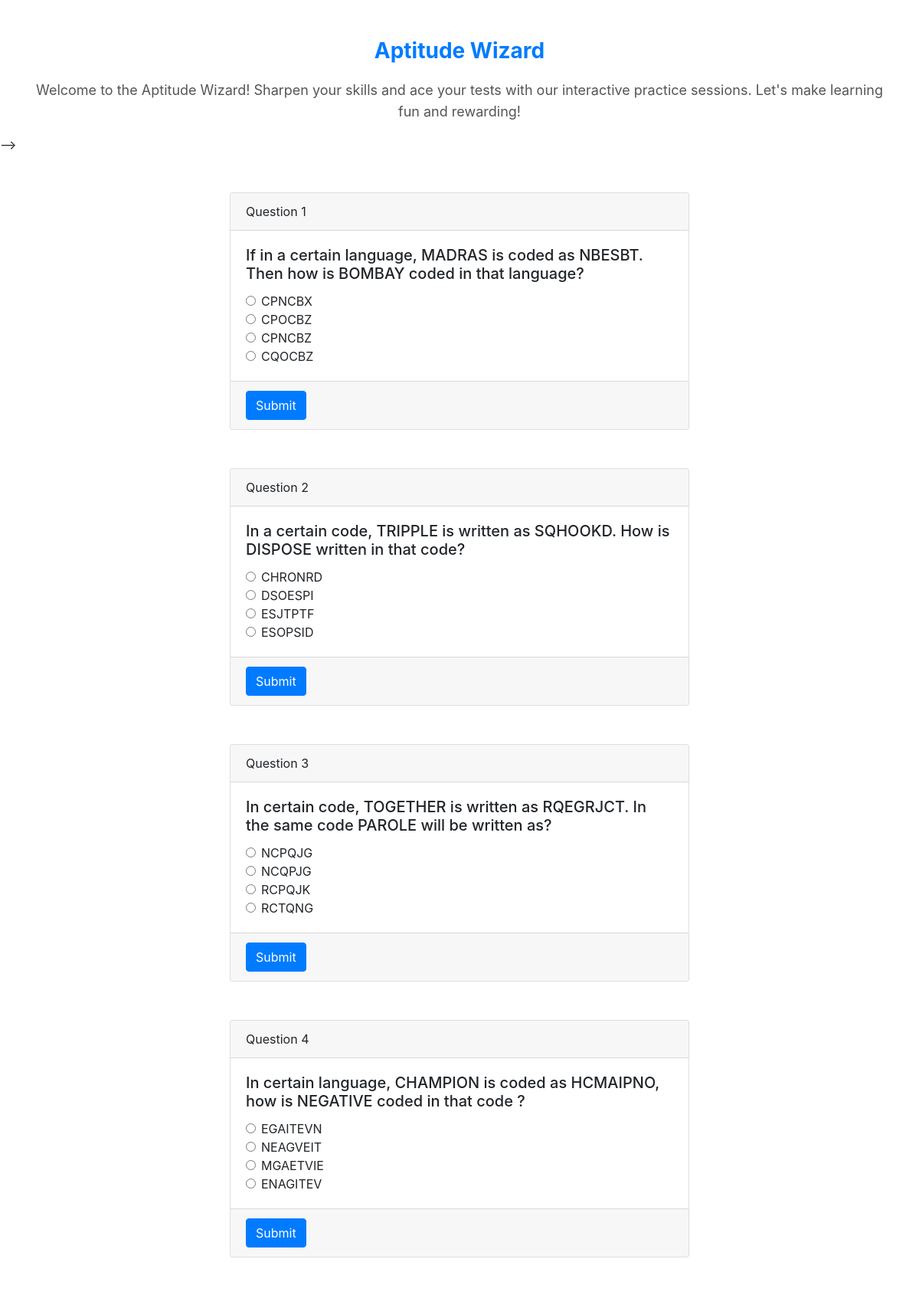
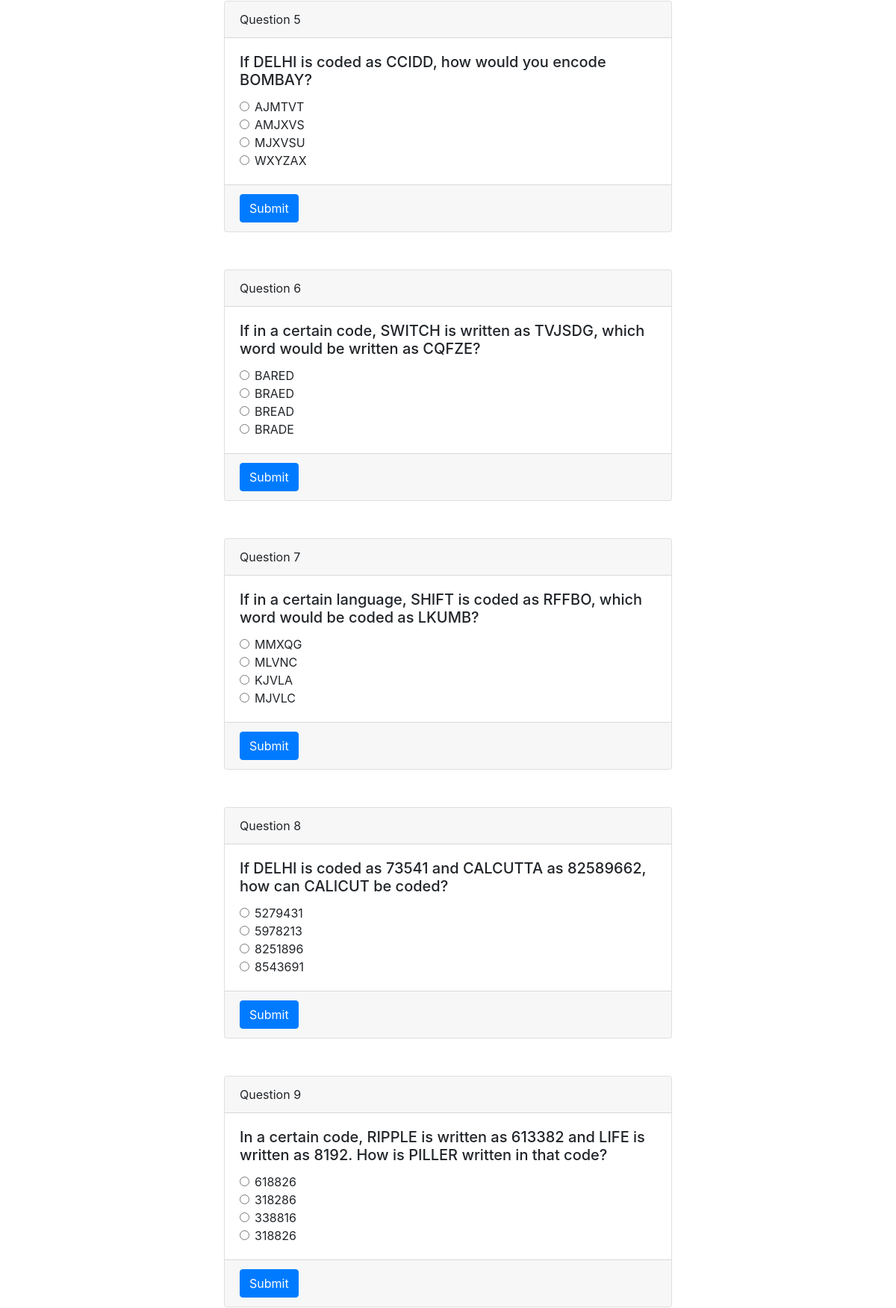
/logical-reasoning/codingDecoding/ (signed in, upper part), run on the app's committed database (2 pictures, top to bottom).
### aptitudewizard/models.py (models this page shows)
class Question(models.Model):
    user = models.ForeignKey(User,on_delete=models.SET_NULL,null=True,blank=True)
    category = models.TextField(null=True,blank=True)
    question = models.TextField(null=True,blank=True)
    option_1 = models.TextField(null=True,blank=True)
    option_2 = models.TextField(null=True,blank=True)
    option_3 = models.TextField(null=True,blank=True)
    option_4 = models.TextField(null=True,blank=True)
    correct_answer = models.TextField(null=True,blank=True)
    solution = models.TextField(null=True,blank=True)

### aptitudewizard/views.py (the view)
# urls.py: path("logical-reasoning/<str:category>/",Questions,name="questions"),
@login_required(login_url="/login/")
def Questions(request,category):
    context = {'question':Question.objects.all().filter(category=category)}
    return render(request,'questions.html',context)

### templates/questions.html (shortened to what this page needs)
<!DOCTYPE html>
<html lang="en">
<head>
  <link rel="stylesheet" href="https://stackpath.bootstrapcdn.com/bootstrap/4.5.2/css/bootstrap.min.css">
</head>
<body>
<div class="container aptitude-wizard animated">
  <div class="row">
    <div class="col-md-12">
      <h3>Aptitude Wizard</h3>
      <p>Welcome to the Aptitude Wizard! Sharpen your skills and ace your tests with our interactive practice sessions. Let's make learning fun and rewarding!</p>
    </div>
  </div>
</div>
</a> -->
{% for q in question %}
<div class="container">
  <div class="card">
    <div class="card-header">
      Question {{forloop.counter}}
    </div>
    <div class="card-body">
      <h5 class="card-title">{{q.question}}</h5>
      <form id="questionForm{{forloop.counter}}">
        <div class="form-check">
          <input class="form-check-input" type="radio" name="option{{forloop.counter}}" id="option1{{forloop.counter}}" value="a">
          <label class="form-check-label" for="option1{{forloop.counter}}">
            {{q.option_1}}
          </label>
        </div>
        <div class="form-check">
          <input class="form-check-input" type="radio" name="option{{forloop.counter}}" id="option2{{forloop.counter}}" value="b">
          <label class="form-check-label" for="option2{{forloop.counter}}">
            {{q.option_2}}
          </label>
        </div>
        <div class="form-check">
          <input class="form-check-input" type="radio" name="option{{forloop.counter}}" id="option3{{forloop.counter}}" value="c">
          <label class="form-check-label" for="option3{{forloop.counter}}">
            {{q.option_3}}
          </label>
        </div>
        <div class="form-check">
          <input class="form-check-input" type="radio" name="option{{forloop.counter}}" id="option4{{forloop.counter}}" value="d">
          <label class="form-check-label" for="option4{{forloop.counter}}">
            {{q.option_4}}
          </label>
        </div>
      </form>
    </div>
    <div class="card-footer text-muted">
      <button type="button" class="btn btn-primary" onclick="checkAnswer('{{q.correct_answer}}', {{forloop.counter}})">Submit</button>
    </div>
  </div>
</div>
{% endfor %}
</body>
</html>

### templates/questions.html (style rules this page uses)
.card { width: 80%; max-width: 600px; margin: 0 auto; margin-top: 50px; animation: fadeInUp 0.5s ease forwards; }
.aptitude-wizard { text-align: center; margin-top: 50px; }
.aptitude-wizard h3 { color: #007bff; font-size: 28px; font-weight: bold; margin-bottom: 20px; }
.aptitude-wizard p { font-size: 18px; line-height: 1.6; color: #555; }
.aptitude-wizard.animated { animation: slideInLeft 0.5s ease forwards; }

### data on the page
Question: question "If in a certain language, MADRAS is coded as NBESBT. Then how is BOMBAY coded in that language?", option_1 "CPNCBX", option_2 "CPOCBZ", option_3 "CPNCBZ", option_4 "CQOCBZ"
Question: question "In a certain code, TRIPPLE is written as SQHOOKD. How is DISPOSE written in that code?", option_1 "CHRONRD", option_2 "DSOESPI", option_3 "ESJTPTF", option_4 "ESOPSID"
Question: question "In certain code, TOGETHER is written as RQEGRJCT. In the same code PAROLE will be written as?", option_1 "NCPQJG", option_2 "NCQPJG", option_3 "RCPQJK", option_4 "RCTQNG"
Question: question "In certain language, CHAMPION is coded as HCMAIPNO, how is NEGATIVE coded in that code ?", option_1 "EGAITEVN", option_2 "NEAGVEIT", option_3 "MGAETVIE", option_4 "ENAGITEV"
Question: question "If DELHI is coded as CCIDD, how would you encode BOMBAY?", option_1 "AJMTVT", option_2 "AMJXVS", option_3 "MJXVSU", option_4 "WXYZAX"
Question: question "If in a certain code, SWITCH is written as TVJSDG, which word would be written as CQFZE?", option_1 "BARED", option_2 "BRAED", option_3 "BREAD", option_4 "BRADE"
Question: question "If in a certain language, SHIFT is coded as RFFBO, which word would be coded as LKUMB?", option_1 "MMXQG", option_2 "MLVNC", option_3 "KJVLA", option_4 "MJVLC"
Question: question "If DELHI is coded as 73541 and CALCUTTA as 82589662, how can CALICUT be coded?", option_1 "5279431", option_2 "5978213", option_3 "8251896", option_4 "8543691"
Question: question "In a certain code, RIPPLE is written as 613382 and LIFE is written as 8192. How is PILLER written in that code?", option_1 "618826", option_2 "318286", option_3 "338816", option_4 "318826"
